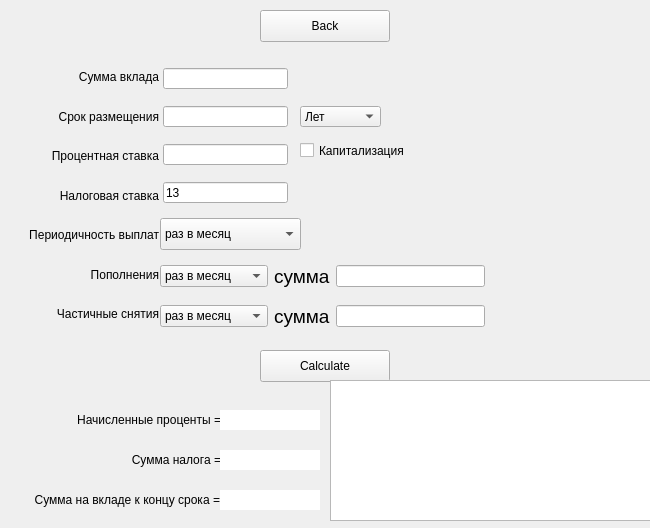
<?xml version="1.0" encoding="UTF-8"?>
<ui version="4.0">
 <class>deposit_calculator</class>
 <widget class="QWidget" name="deposit_calculator">
  <property name="geometry">
   <rect>
    <x>0</x>
    <y>0</y>
    <width>650</width>
    <height>528</height>
   </rect>
  </property>
  <property name="windowTitle">
   <string>Form</string>
  </property>
  <widget class="QPushButton" name="pushButton_calc">
   <property name="geometry">
    <rect>
     <x>260</x>
     <y>10</y>
     <width>130</width>
     <height>32</height>
    </rect>
   </property>
   <property name="cursor">
    <cursorShape>PointingHandCursor</cursorShape>
   </property>
   <property name="text">
    <string>Back</string>
   </property>
  </widget>
  <widget class="QLineEdit" name="lineEdit_deposit_amount">
   <property name="geometry">
    <rect>
     <x>163</x>
     <y>68</y>
     <width>125</width>
     <height>21</height>
    </rect>
   </property>
  </widget>
  <widget class="QLineEdit" name="lineEdit_posting_period">
   <property name="geometry">
    <rect>
     <x>163</x>
     <y>106</y>
     <width>125</width>
     <height>21</height>
    </rect>
   </property>
  </widget>
  <widget class="QLineEdit" name="lineEdit_interest_rate">
   <property name="geometry">
    <rect>
     <x>163</x>
     <y>144</y>
     <width>125</width>
     <height>21</height>
    </rect>
   </property>
  </widget>
  <widget class="QLineEdit" name="lineEdit_tax">
   <property name="geometry">
    <rect>
     <x>163</x>
     <y>182</y>
     <width>125</width>
     <height>21</height>
    </rect>
   </property>
   <property name="text">
    <string>13</string>
   </property>
  </widget>
  <widget class="QComboBox" name="comboBox_period">
   <property name="geometry">
    <rect>
     <x>300</x>
     <y>106</y>
     <width>81</width>
     <height>21</height>
    </rect>
   </property>
   <item>
    <property name="text">
     <string>Лет</string>
    </property>
   </item>
   <item>
    <property name="text">
     <string>Месяцев</string>
    </property>
   </item>
  </widget>
  <widget class="QComboBox" name="comboBox_2">
   <property name="geometry">
    <rect>
     <x>160</x>
     <y>218</y>
     <width>141</width>
     <height>32</height>
    </rect>
   </property>
   <item>
    <property name="text">
     <string>раз в месяц</string>
    </property>
   </item>
   <item>
    <property name="text">
     <string>раз в полгода</string>
    </property>
   </item>
   <item>
    <property name="text">
     <string>раз в год</string>
    </property>
   </item>
   <item>
    <property name="text">
     <string>раз в квартал</string>
    </property>
   </item>
  </widget>
  <widget class="QCheckBox" name="checkBox">
   <property name="geometry">
    <rect>
     <x>300</x>
     <y>140</y>
     <width>121</width>
     <height>21</height>
    </rect>
   </property>
   <property name="text">
    <string>Капитализация</string>
   </property>
  </widget>
  <widget class="QWidget" name="layoutWidget">
   <property name="geometry">
    <rect>
     <x>160</x>
     <y>300</y>
     <width>325</width>
     <height>32</height>
    </rect>
   </property>
   <layout class="QHBoxLayout" name="horizontalLayout_2">
    <item>
     <widget class="QComboBox" name="comboBox_4">
      <item>
       <property name="text">
        <string>раз в месяц</string>
       </property>
      </item>
      <item>
       <property name="text">
        <string>разовое</string>
       </property>
      </item>
      <item>
       <property name="text">
        <string>раз в полгода</string>
       </property>
      </item>
      <item>
       <property name="text">
        <string>раз в год</string>
       </property>
      </item>
     </widget>
    </item>
    <item>
     <widget class="QLabel" name="label_9">
      <property name="font">
       <font>
        <pointsize>14</pointsize>
       </font>
      </property>
      <property name="text">
       <string>сумма</string>
      </property>
     </widget>
    </item>
    <item>
     <widget class="QLineEdit" name="lineEdit_pull">
      <property name="text">
       <string/>
      </property>
      <property name="cursorMoveStyle">
       <enum>Qt::LogicalMoveStyle</enum>
      </property>
     </widget>
    </item>
   </layout>
  </widget>
  <widget class="QPushButton" name="pushButton_calc_2">
   <property name="geometry">
    <rect>
     <x>260</x>
     <y>350</y>
     <width>130</width>
     <height>32</height>
    </rect>
   </property>
   <property name="cursor">
    <cursorShape>PointingHandCursor</cursorShape>
   </property>
   <property name="text">
    <string>Calculate</string>
   </property>
  </widget>
  <widget class="QLabel" name="label_8">
   <property name="geometry">
    <rect>
     <x>10</x>
     <y>410</y>
     <width>211</width>
     <height>20</height>
    </rect>
   </property>
   <property name="text">
    <string>Начисленные проценты =</string>
   </property>
   <property name="alignment">
    <set>Qt::AlignRight|Qt::AlignTrailing|Qt::AlignVCenter</set>
   </property>
  </widget>
  <widget class="QLabel" name="label_10">
   <property name="geometry">
    <rect>
     <x>10</x>
     <y>450</y>
     <width>211</width>
     <height>20</height>
    </rect>
   </property>
   <property name="text">
    <string>Сумма налога =</string>
   </property>
   <property name="alignment">
    <set>Qt::AlignRight|Qt::AlignTrailing|Qt::AlignVCenter</set>
   </property>
  </widget>
  <widget class="QLabel" name="label_11">
   <property name="geometry">
    <rect>
     <x>9</x>
     <y>490</y>
     <width>211</width>
     <height>20</height>
    </rect>
   </property>
   <property name="text">
    <string>Сумма на вкладе к концу срока =</string>
   </property>
   <property name="alignment">
    <set>Qt::AlignRight|Qt::AlignTrailing|Qt::AlignVCenter</set>
   </property>
  </widget>
  <widget class="QLabel" name="label_interest_charges">
   <property name="geometry">
    <rect>
     <x>220</x>
     <y>410</y>
     <width>100</width>
     <height>20</height>
    </rect>
   </property>
   <property name="styleSheet">
    <string notr="true">QLabel{
background-color:white;
}</string>
   </property>
   <property name="text">
    <string/>
   </property>
  </widget>
  <widget class="QLabel" name="label_tax_amount">
   <property name="geometry">
    <rect>
     <x>220</x>
     <y>450</y>
     <width>100</width>
     <height>20</height>
    </rect>
   </property>
   <property name="styleSheet">
    <string notr="true">QLabel{
background-color:white;
}</string>
   </property>
   <property name="text">
    <string/>
   </property>
  </widget>
  <widget class="QLabel" name="label_end_term">
   <property name="geometry">
    <rect>
     <x>220</x>
     <y>490</y>
     <width>100</width>
     <height>20</height>
    </rect>
   </property>
   <property name="styleSheet">
    <string notr="true">QLabel{
background-color:white;
}</string>
   </property>
   <property name="text">
    <string/>
   </property>
  </widget>
  <widget class="QPlainTextEdit" name="plainTextEdit">
   <property name="geometry">
    <rect>
     <x>330</x>
     <y>380</y>
     <width>321</width>
     <height>141</height>
    </rect>
   </property>
   <property name="plainText">
    <string/>
   </property>
  </widget>
  <widget class="QWidget" name="layoutWidget">
   <property name="geometry">
    <rect>
     <x>10</x>
     <y>60</y>
     <width>149</width>
     <height>271</height>
    </rect>
   </property>
   <layout class="QVBoxLayout" name="verticalLayout">
    <item>
     <widget class="QLabel" name="label">
      <property name="text">
       <string>Сумма вклада</string>
      </property>
      <property name="alignment">
       <set>Qt::AlignRight|Qt::AlignTrailing|Qt::AlignVCenter</set>
      </property>
     </widget>
    </item>
    <item>
     <widget class="QLabel" name="label_3">
      <property name="text">
       <string>Срок размещения</string>
      </property>
      <property name="alignment">
       <set>Qt::AlignRight|Qt::AlignTrailing|Qt::AlignVCenter</set>
      </property>
     </widget>
    </item>
    <item>
     <widget class="QLabel" name="label_4">
      <property name="text">
       <string>Процентная ставка</string>
      </property>
      <property name="alignment">
       <set>Qt::AlignRight|Qt::AlignTrailing|Qt::AlignVCenter</set>
      </property>
     </widget>
    </item>
    <item>
     <widget class="QLabel" name="label_2">
      <property name="text">
       <string>Налоговая ставка</string>
      </property>
      <property name="alignment">
       <set>Qt::AlignRight|Qt::AlignTrailing|Qt::AlignVCenter</set>
      </property>
     </widget>
    </item>
    <item>
     <widget class="QLabel" name="label_5">
      <property name="text">
       <string>Периодичность выплат</string>
      </property>
      <property name="alignment">
       <set>Qt::AlignRight|Qt::AlignTrailing|Qt::AlignVCenter</set>
      </property>
     </widget>
    </item>
    <item>
     <widget class="QLabel" name="label_7">
      <property name="text">
       <string>Пополнения</string>
      </property>
      <property name="alignment">
       <set>Qt::AlignRight|Qt::AlignTrailing|Qt::AlignVCenter</set>
      </property>
     </widget>
    </item>
    <item>
     <widget class="QLabel" name="label_withdraw">
      <property name="text">
       <string> Частичные снятия</string>
      </property>
      <property name="alignment">
       <set>Qt::AlignRight|Qt::AlignTrailing|Qt::AlignVCenter</set>
      </property>
     </widget>
    </item>
   </layout>
  </widget>
  <widget class="QWidget" name="layoutWidget">
   <property name="geometry">
    <rect>
     <x>160</x>
     <y>260</y>
     <width>325</width>
     <height>32</height>
    </rect>
   </property>
   <layout class="QHBoxLayout" name="horizontalLayout">
    <item>
     <widget class="QComboBox" name="comboBox_3">
      <item>
       <property name="text">
        <string>раз в месяц</string>
       </property>
      </item>
      <item>
       <property name="text">
        <string>разовое</string>
       </property>
      </item>
      <item>
       <property name="text">
        <string>раз в полгода</string>
       </property>
      </item>
      <item>
       <property name="text">
        <string>раз в год</string>
       </property>
      </item>
     </widget>
    </item>
    <item>
     <widget class="QLabel" name="label_6">
      <property name="font">
       <font>
        <pointsize>14</pointsize>
       </font>
      </property>
      <property name="text">
       <string>сумма</string>
      </property>
     </widget>
    </item>
    <item>
     <widget class="QLineEdit" name="lineEdit_repl">
      <property name="text">
       <string/>
      </property>
      <property name="cursorMoveStyle">
       <enum>Qt::LogicalMoveStyle</enum>
      </property>
     </widget>
    </item>
   </layout>
  </widget>
 </widget>
 <tabstops>
  <tabstop>pushButton_calc</tabstop>
 </tabstops>
 <resources/>
 <connections/>
</ui>
